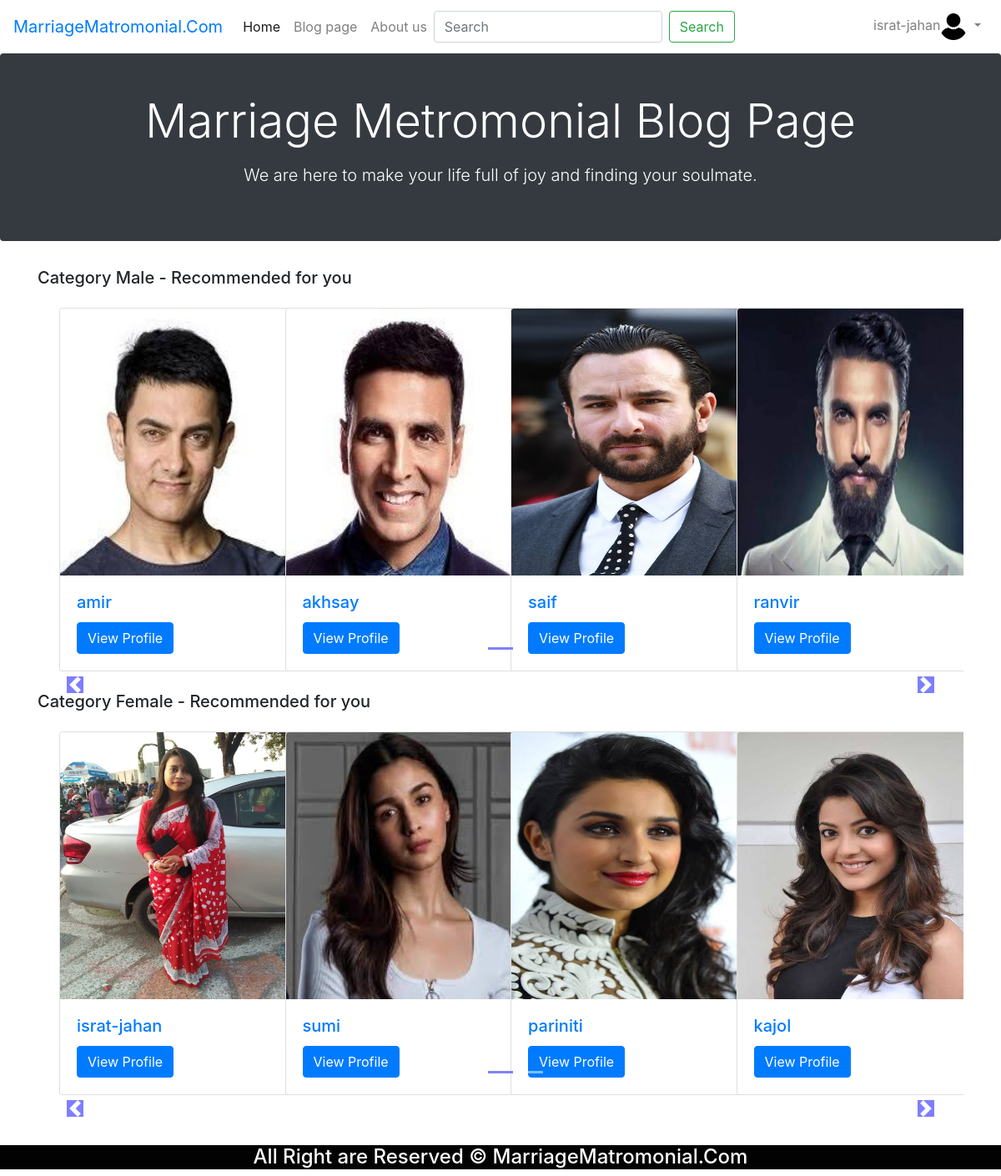
Page /blog/ (signed in) on the committed database.
### accounts/models.py (models this page shows, shortened)
class CompletedRegister(models.Model):
    user = models.OneToOneField(User, on_delete=models.PROTECT, default=None)
    nationalID=models.IntegerField(blank=False)
    gender = models.CharField(max_length=20,blank=False)
    phone=models.IntegerField(blank=False)
    birth=models.CharField(max_length=20,blank=False)
    maritalStatus = models.CharField(max_length=30,blank=False)
    Children=models.IntegerField(blank=False,default=0)
    height=models.FloatField(blank=False,default=0.0)
    bodyType=models.CharField(max_length=35,blank=False)
    Complexion=models.CharField(max_length=30,blank=False)
    blodGroup=models.CharField(max_length=35,blank=False)
    religon=models.CharField(max_length=35,blank=False)
    mothertongue=models.CharField(max_length=35,blank=False)
    familyvalue=models.CharField(max_length=35,blank=False)
    father=models.CharField(max_length=35,blank=False)
    mother=models.CharField(max_length=35,blank=False)
    sister=models.IntegerField(blank=False,default=0)
    brother=models.IntegerField(blank=False,default=0)
    education = models.CharField(max_length=50, blank=False)
    universitycollege=models.CharField(max_length=100,blank=False,default="Null")
    profession=models.CharField(max_length=100,blank=False,default="Null")
    designation=models.CharField(max_length=100,blank=False,default="Null")
    currentlivingcourtry=models.CharField(max_length=100,blank=False)
    currentlivingcity=models.CharField(max_length=100,blank=False)
    currentlivingarea=models.CharField(max_length=100,blank=False)
    residentialstatus = models.CharField(max_length=35, blank=False)
    homecountry = models.CharField(max_length=100, blank=False)
    homedistrict = models.CharField(max_length=100, blank=False)
    aboutyou=models.TextField(max_length=300,blank=False)
    aboutfamily=models.TextField(max_length=300,blank=False)
    preferredage=models.CharField(max_length=35, blank=False)
    preferredmarrige=models.CharField(max_length=35, blank=False)
    patnerreligon=models.CharField(max_length=35,blank=False)
    patnerhomecountry=models.CharField(max_length=30,blank=False)
    patnercurrentliving=models.CharField(max_length=30,blank=False)
    patnereducation=models.CharField(max_length=50, blank=False)
    patnerprofession = models.CharField(max_length=50, blank=False)
    aboutpatner = models.TextField(max_length=300, blank=False)
    website = models.URLField(default='http://www.facebook.com/')
    thumb = models.ImageField(upload_to='profile_image', blank=False, default='default.jpg',)

### blog/views.py (the view)
# urls.py: path('',views.Bhome,name="BlogHome"),
def Bhome(request):
    task=CompletedRegister.objects.all()
    n = len(task)
    nSlides = n // 4 + ceil((n / 4) - (n // 4))
    params = {'no_of_slides': nSlides, 'range': range(1, nSlides), 'product': task}
    allProds = []
    genders=CompletedRegister.objects.values('gender','id')
    cats={item['gender'] for item in genders}
    for cat in cats:
        prod=CompletedRegister.objects.filter(gender=cat)
        n=len(prod)
        nSlides = n // 4 + ceil((n / 4) - (n // 4))
        allProds.append([prod, range(1, nSlides), nSlides])
    params = {'allProds': allProds}
    return render(request,'BT/bloghome.html',params)

### blog/templates/BT/bloghome.html (shortened to what this page needs)
{% extends 'base1.html'%}
{% load static %}
{% block content%}
<div class="jumbotron p-4 p-md-5 text-white rounded bg-dark">
    <div class="col-md-12 px-0">
      <h2 class="display-4 text-center">Marriage Metromonial Blog Page</h2>
      <p class="lead my-3 text-center">We are here to make your life full of joy and finding your soulmate.</p>
    </div>
  </div>
<div class="container" style="margin-bottom:60px;">
    {% for product, range, nSlides in allProds %}
    <h5 class="my-4 mb-4">Category {{product.0.gender}} - Recommended for you</h5>
<div id="demo{{forloop.counter}}" class="carousel slide my-3" data-ride="carousel">
    <ul class="carousel-indicators">
      <li data-target="#demo{{forloop.counter}}" data-slide-to="0" class="active"></li>
          {% for i in range %}
              <li data-target="#demo{{forloop.parentloop.counter}}" data-slide-to="{{i}}" ></li>
          {% endfor %}
    </ul>
    <div class="container carousel-inner no-padding">
      <div class="carousel-item active">
          {% for i in product|slice:"0:"%}
        <div class="col-xs-3 col-sm-3 col-md-3">
          <div class="card" style="width: 18rem;">
            <img src="{{i.thumb.url}}" style="height:20rem"class="card-img-top" alt="...">
                <div class="card-body">
                <h5 class="card-title text-primary">{{i.user}}</h5>
                <a href="#" class="btn btn-primary">View Profile</a>
            </div>
          </div>
        </div>
         {% if forloop.counter|divisibleby:4 and forloop.counter > 0 and not forloop.last %}
             </div><div class="carousel-item">
         {% endif %}
         {% endfor %}
      </div>
    </div>
</div>
    <a class="carousel-control-prev" href="#demo{{forloop.counter}}" data-slide="prev">
        <span class="carousel-control-prev-icon"></span>
    </a>
    <a class="carousel-control-next" href="#demo{{forloop.counter}}" data-slide="next">
        <span class="carousel-control-next-icon"></span>
    </a>
 {% endfor %}
</div>
{% endblock %}

### templates/base1.html (shortened to what this page needs)
<!DOCTYPE html>
{% load staticfiles %}
{% load static %}
<html lang="en">
<head>
    <link rel="stylesheet" href="{% static 'css/style1.css' %}">
    <link rel="stylesheet" href="{% static 'css/bootstrap.min.css' %}">
    <link rel="stylesheet" href="{% static 'owl/OwlCarousel2-2.3.4\dist\assets\owl.carousel.css' %}">
    <link rel="stylesheet" href="{% static 'owl/OwlCarousel2-2.3.4\dist\assets\owl.theme.default.min.css' %}">
</head>
<body>
<nav class="navbar navbar-expand-lg navbar-light">
  <div class="collapse navbar-collapse" id="navbarTogglerDemo01">
    <a class="navbar-brand text-primary" href="#">MarriageMatromonial.Com</a>
    <ul class="navbar-nav mr-auto mt-2 mt-lg-0">
      <li class="nav-item active">
        <a class="nav-link" href="{% url 'Homepage'%}">Home <span class="sr-only">(current)</span></a>
      </li>
      <li class="nav-item">
        <a class="nav-link" href="{% url 'BlogHome' %}">Blog page</a>
      </li>
        <li class="nav-item">
        <a class="nav-link" href="{% url 'aboutus'%}">About us</a>
      </li>
        <form class="form-inline my-2 my-lg-0">
      <input class="form-control mr-sm-2" type="search" placeholder="Search" aria-label="Search">
      <button class="btn btn-outline-success my-2 my-sm-0" type="submit">Search</button>
    </form>
    </ul>
      <ul class="navbar-nav my-2 my-lg-0">
              {% if user.is_authenticated %}
      <li class="nav-item dropdown">
        <a class="nav-link dropdown-toggle" href="#" id="navbarDropdown" role="button" data-toggle="dropdown" aria-haspopup="true" aria-expanded="false">
          {{user.username}}<img src="{% static 'logo/user.png' %}">
        </a>
      </li>
              {% endif %}
    </ul>
  </div>
</nav>
    {% block content %}
    {% endblock%}
    <div id="footer">
           <h4>All Right are Reserved &copy;  MarriageMatromonial.Com</h4>
    </div>
</body>
</html>

### static/css/style1.css (style rules this page uses)
#footer { background-color: #020202; width: 100%; height: auto; }
#footer,h4 { color:white; text-align: center; }

### blog/templates/BT/bloghome.html (style rules this page uses)
.col-md-3 { display: inline-block; margin-left:-4px; }
.carousel-indicators .active { background-color: blue; position: fixed; }
.col-md-3 img { width:100%; height:auto; }
body .carousel-indicators { bottom: 0; }
body .carousel-control-prev-icon, body .carousel-control-next-icon { background-color: blue; position: inherit; }
.carousel-control-prev, .carousel-control-next { top: auto; bottom: auto; }
body .no-padding { padding-left: 0, padding-right: 0; }

### rows in the picture
CompletedRegister: gender "Male", thumb (picture), user "amir"
CompletedRegister: thumb (picture), user "akhsay"
CompletedRegister: thumb (picture), user "saif"
CompletedRegister: thumb (picture), user "ranvir"
CompletedRegister: gender "Female", thumb (picture), user "israt-jahan"
CompletedRegister: thumb (picture), user "sumi"
CompletedRegister: thumb (picture), user "pariniti"
CompletedRegister: thumb (picture), user "kajol"

### other values in the picture
{{ user.username }} "israt-jahan"
